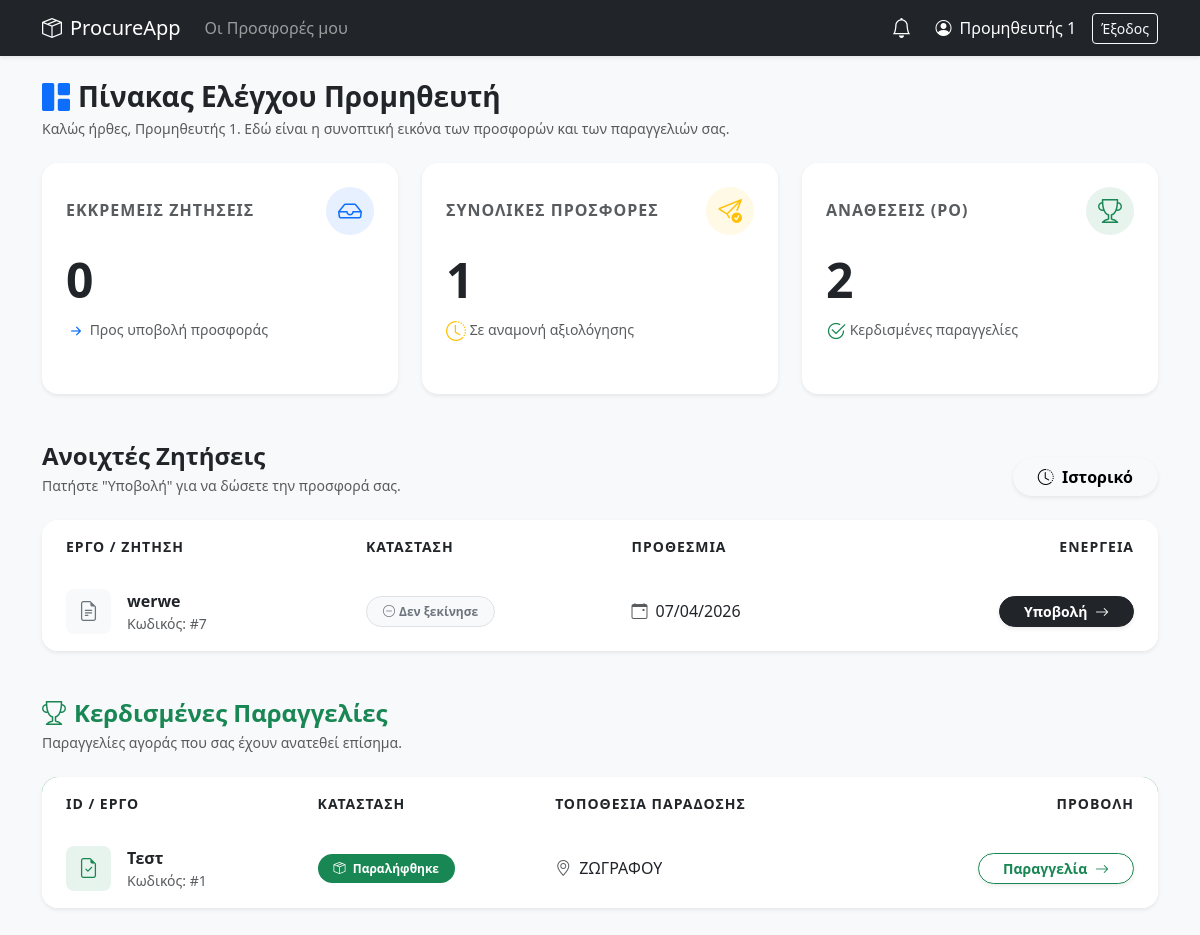
/supplier (signed in), run on the app's committed database.
### models.py (models this page shows)
class RequestRFQ(db.Model):
    __tablename__ = "requests"
    id = db.Column(db.Integer, primary_key=True)
    title = db.Column(db.String(200), nullable=False)
    description = db.Column(db.Text, nullable=True)
    documents = db.Column(db.String(255), nullable=True)
    created_by = db.Column(db.String(100), nullable=False)
    created_at = db.Column(db.DateTime, default=datetime.utcnow)
    delivery_location = db.Column(db.String(255), nullable=True)
    receiving_manager = db.Column(db.String(120), nullable=True)
    phone = db.Column(db.String(50), nullable=True)
    submit_deadline = db.Column(db.DateTime, nullable=False)
    delivery_deadline = db.Column(db.DateTime, nullable=False)
    status = db.Column(db.String(20), default=RFQStatus.OPEN)
    approved_by = db.Column(db.String(100), nullable=True)
    approved_at = db.Column(db.DateTime, nullable=True)
    denial_reason = db.Column(db.Text, nullable=True)
    winning_bid_id = db.Column(db.Integer, db.ForeignKey('bids.id'), nullable=True)
    cost_center_id = db.Column(db.Integer, db.ForeignKey('cost_centers.id'), nullable=True)
    cost_center = db.relationship('CostCenter', backref='rfqs')
    items = db.relationship('RequestItem', backref='rfq', lazy=True, cascade="all, delete-orphan")
    bids = db.relationship('Bid', backref='rfq', lazy=True, foreign_keys="[Bid.request_id]", cascade="all, delete-orphan")
    allowed_suppliers = db.relationship('AllowedSupplier', backref='rfq', lazy=True, cascade="all, delete-orphan")

### app.py (the view)
@app.route("/supplier")
@require_role("supplier")
def supplier_dashboard():
    username = session.get("username")
    supplier_name = session.get("name")
    rfqs = RequestRFQ.query.filter_by(status=RFQStatus.OPEN).join(AllowedSupplier).filter(AllowedSupplier.supplier_username == username).all()
    bids = Bid.query.filter_by(supplier_name=supplier_name).all()
    bids_map = {b.request_id: b for b in bids}
    submitted_count = Bid.query.filter_by(supplier_name=supplier_name, status='submitted').count()
    awards_count = ItemAward.query.join(RequestRFQ).filter(
        ItemAward.supplier_name == supplier_name, RequestRFQ.status.in_([RFQStatus.CLOSED, RFQStatus.RECEIVED])
    ).count()
    awarded_awards = ItemAward.query.join(RequestRFQ).filter(
        ItemAward.supplier_name == supplier_name, RequestRFQ.status.in_([RFQStatus.CLOSED, RFQStatus.RECEIVED])
    ).all()
    awarded_rfqs = list({RequestRFQ.query.get(aw.request_id) for aw in awarded_awards})
    awarded_rfqs.sort(key=lambda x: x.id, reverse=True)
    pending_count = len(rfqs) - submitted_count
    return render_template("supplier_dash.html", rfqs=rfqs, awarded_rfqs=awarded_rfqs, bids_map=bids_map, pending_count=max(0, pending_count), submitted_count=submitted_count, awards_count=awards_count)

### app.py (called while the page is built)
def require_roles(*roles):
    def wrap(fn):
        @wraps(fn)
        def inner(*args, **kwargs):
            if session.get("role") not in roles:
                flash("Δεν έχεις δικαίωμα πρόσβασης.", "danger")
                return redirect(url_for("login"))
            return fn(*args, **kwargs)
        return inner
    return wrap

@app.context_processor
def utility_processor():
    unread_notifs = []
    if 'username' in session:
        u = User.query.filter_by(username=session['username']).first()
        if u:
            unread_notifs = Notification.query.filter_by(user_id=u.id, is_read=False).order_by(Notification.created_at.desc()).all()
    return dict(phase_info=phase_info, is_editable_by_current_user=is_editable_by_current_user, now=datetime.utcnow(), unread_notifs=unread_notifs)

### templates/supplier_dash.html (shortened to what this page needs)
{% extends "base.html" %}
{% block content %}
<div class="d-flex justify-content-between align-items-center mb-4">
    <div>
        <h3 class="mb-1 fw-bolder text-dark"><i class="bi bi-grid-1x2-fill me-2 text-primary"></i>Πίνακας Ελέγχου Προμηθευτή</h3>
        <p class="text-muted small mb-0">Καλώς ήρθες, {{ session.name }}. Εδώ είναι η συνοπτική εικόνα των προσφορών και των παραγγελιών σας.</p>
    </div>
</div>
<div class="row g-4 mb-5">
    <div class="col-md-4">
        <div class="card border-0 shadow-sm rounded-4 h-100 hover-elevate transition-all">
            <div class="card-body p-4">
                <div class="d-flex justify-content-between align-items-center mb-3">
                    <h6 class="text-muted fw-bold text-uppercase mb-0 tracking-wide">Εκκρεμεις Ζητησεις</h6>
                    <div class="bg-primary bg-opacity-10 text-primary rounded-circle d-flex align-items-center justify-content-center" style="width: 48px; height: 48px;">
                        <i class="bi bi-inbox fs-4"></i>
                    </div>
                </div>
                <h1 class="display-5 fw-bolder text-dark mb-0">{{ pending_count if pending_count is defined else 0 }}</h1>
                <p class="text-muted small mt-2 mb-0"><i class="bi bi-arrow-right-short text-primary fs-5 align-middle"></i> Προς υποβολή προσφοράς</p>
            </div>
        </div>
    </div>
    <div class="col-md-4">
        <div class="card border-0 shadow-sm rounded-4 h-100 hover-elevate transition-all">
            <div class="card-body p-4">
                <div class="d-flex justify-content-between align-items-center mb-3">
                    <h6 class="text-muted fw-bold text-uppercase mb-0 tracking-wide">Συνολικες Προσφορες</h6>
                    <div class="bg-warning bg-opacity-10 text-warning rounded-circle d-flex align-items-center justify-content-center" style="width: 48px; height: 48px;">
                        <i class="bi bi-send-check fs-4"></i>
                    </div>
                </div>
                <h1 class="display-5 fw-bolder text-dark mb-0">{{ submitted_count if submitted_count is defined else 0 }}</h1>
                <p class="text-muted small mt-2 mb-0"><i class="bi bi-clock-history text-warning fs-5 align-middle"></i> Σε αναμονή αξιολόγησης</p>
            </div>
        </div>
    </div>
    <div class="col-md-4">
        <div class="card border-0 shadow-sm rounded-4 h-100 hover-elevate transition-all">
            <div class="card-body p-4">
                <div class="d-flex justify-content-between align-items-center mb-3">
                    <h6 class="text-muted fw-bold text-uppercase mb-0 tracking-wide">Αναθεσεις (PO)</h6>
                    <div class="bg-success bg-opacity-10 text-success rounded-circle d-flex align-items-center justify-content-center" style="width: 48px; height: 48px;">
                        <i class="bi bi-trophy fs-4"></i>
                    </div>
                </div>
                <h1 class="display-5 fw-bolder text-dark mb-0">{{ awards_count if awards_count is defined else 0 }}</h1>
                <p class="text-muted small mt-2 mb-0"><i class="bi bi-check2-circle text-success fs-5 align-middle"></i> Κερδισμένες παραγγελίες</p>
            </div>
        </div>
    </div>
</div>
<div class="d-flex justify-content-between align-items-end mb-4">
    <div>
        <h4 class="fw-bolder text-dark mb-1">Ανοιχτές Ζητήσεις</h4>
        <p class="text-muted small mb-0">Πατήστε "Υποβολή" για να δώσετε την προσφορά σας.</p>
    </div>
    <a href="{{ url_for('supplier_history') }}" class="btn btn-light fw-bold shadow-sm rounded-pill px-4">
        <i class="bi bi-clock-history me-1"></i> Ιστορικό
    </a>
</div>
<div class="card border-0 shadow-sm rounded-4 mb-5 overflow-hidden">
  <div class="table-responsive">
    <table class="table table-hover align-middle mb-0 border-white">
      <thead class="bg-light text-muted small text-uppercase" style="letter-spacing: 1px;">
        <tr>
          <th class="ps-4 py-3 border-0">Εργο / Ζητηση</th>
          <th class="py-3 border-0">Κατασταση</th>
          <th class="py-3 border-0">Προθεσμια</th>
          <th class="text-end pe-4 py-3 border-0">Ενεργεια</th>
        </tr>
      </thead>
      <tbody class="border-top-0">
        {% for r in rfqs %}
        <tr>
          <td class="ps-4 py-3">
              <div class="d-flex align-items-center">
                  <div class="bg-light rounded-3 d-flex justify-content-center align-items-center me-3 text-secondary" style="width: 45px; height: 45px;">
                      <i class="bi bi-file-earmark-text fs-5"></i>
                  </div>
                  <div>
                      <div class="fw-bold text-dark fs-6">{{ r.title }}</div>
                      <div class="text-muted small">Κωδικός: #{{ r.id }}</div>
                  </div>
              </div>
          </td>
          <td>
              {% if bids_map and r.id in bids_map %}
                  {% if bids_map[r.id].status == 'submitted' %}
                      <span class="badge bg-success-subtle text-success border border-success-subtle rounded-pill px-3 py-2 fw-semibold"><i class="bi bi-check-circle me-1"></i>Απεστάλη</span>
                  {% else %}
                      <span class="badge bg-warning-subtle text-warning border border-warning-subtle rounded-pill px-3 py-2 fw-semibold"><i class="bi bi-pencil me-1"></i>Πρόχειρο</span>
                  {% endif %}
              {% else %}
                  <span class="badge bg-light text-secondary border rounded-pill px-3 py-2 fw-semibold"><i class="bi bi-dash-circle me-1"></i>Δεν ξεκίνησε</span>
              {% endif %}
          </td>
          <td>
              <div class="d-flex align-items-center text-dark fw-medium">
                  <i class="bi bi-calendar-event text-muted me-2"></i>
                  {{ r.submit_deadline.strftime('%d/%m/%Y') if r.submit_deadline else '-' }}
              </div>
          </td>
          <td class="text-end pe-4">
            <a class="btn btn-sm btn-dark px-4 rounded-pill shadow-sm fw-bold" href="{{ url_for('supplier_bid', req_id=r.id) }}">
              {% if bids_map and r.id in bids_map %}Επεξεργασία{% else %}Υποβολή{% endif %} <i class="bi bi-arrow-right ms-1"></i>
            </a>
          </td>
        </tr>
        {% endfor %}
      </tbody>
    </table>
  </div>
</div>
{% if awarded_rfqs %}
<div class="d-flex justify-content-between align-items-end mb-4 mt-5">
    <div>
        <h4 class="fw-bolder text-success mb-1"><i class="bi bi-trophy me-2"></i>Κερδισμένες Παραγγελίες</h4>
        <p class="text-muted small mb-0">Παραγγελίες αγοράς που σας έχουν ανατεθεί επίσημα.</p>
    </div>
</div>
<div class="card border-0 shadow-sm rounded-4 mb-5 overflow-hidden">
  <div class="table-responsive">
    <table class="table table-hover align-middle mb-0 border-white">
      <thead class="bg-success text-white small text-uppercase" style="letter-spacing: 1px;">
        <tr>
          <th class="ps-4 py-3 border-0">ID / Εργο</th>
          <th class="py-3 border-0">Κατασταση</th>
          <th class="py-3 border-0">Τοποθεσια Παραδοσης</th>
          <th class="text-end pe-4 py-3 border-0">Προβολη</th>
        </tr>
      </thead>
      <tbody class="border-top-0">
        {% for r in awarded_rfqs %}
        <tr>
          <td class="ps-4 py-3">
              <div class="d-flex align-items-center">
                  <div class="bg-success bg-opacity-10 rounded-3 d-flex justify-content-center align-items-center me-3 text-success" style="width: 45px; height: 45px;">
                      <i class="bi bi-file-earmark-check fs-5"></i>
                  </div>
                  <div>
                      <div class="fw-bold text-dark fs-6">{{ r.title }}</div>
                      <div class="text-muted small">Κωδικός: #{{ r.id }}</div>
                  </div>
              </div>
          </td>
          <td>
              {% if r.status == 'received' %}
                  <span class="badge bg-success rounded-pill px-3 py-2 fw-semibold"><i class="bi bi-box-seam me-1"></i> Παραλήφθηκε</span>
              {% else %}
                  <span class="badge bg-primary rounded-pill px-3 py-2 fw-semibold"><i class="bi bi-truck me-1"></i> Προς Παράδοση</span>
              {% endif %}
          </td>
          <td>
              <div class="d-flex align-items-center text-dark fw-medium">
                  <i class="bi bi-geo-alt text-muted me-2"></i>
                  <span class="text-truncate" style="max-width: 200px;">{{ r.delivery_location or '-' }}</span>
              </div>
          </td>
          <td class="text-end pe-4">
            <a class="btn btn-sm btn-outline-success px-4 rounded-pill shadow-sm fw-bold" href="{{ url_for('supplier_bid', req_id=r.id) }}">
              Παραγγελία <i class="bi bi-arrow-right ms-1"></i>
            </a>
          </td>
        </tr>
        {% endfor %}
      </tbody>
    </table>
  </div>
</div>
{% endif %}
{% endblock %}

### templates/base.html (style rules this page uses)
body { background-color: #f8f9fa; font-family: system-ui, -apple-system, sans-serif; }
.card { border: none; box-shadow: 0 2px 8px rgba(0,0,0,.05); margin-bottom: 1.5rem; }

### templates/supplier_dash.html (style rules this page uses)
.hover-elevate { transition: transform 0.2s ease, box-shadow 0.2s ease; }
.tracking-wide { letter-spacing: 1px; }

### data on the page
RequestRFQ: title "werwe", id "7", shows "Δεν ξεκίνησε", submit_deadline "07/04/2026", shows "Υποβολή"
RequestRFQ: title "Τεστ", id "1", status "received" (drawn), delivery_location "ΖΩΓΡΑΦΟΥ"

### other printed values
{{ session.get('name') }} "Προμηθευτής 1"
{{ session.name }} "Προμηθευτής 1"
{{ pending_count if pending_count is defined else 0 }} "0"
{{ submitted_count if submitted_count is defined else 0 }} "1"
{{ awards_count if awards_count is defined else 0 }} "2"
